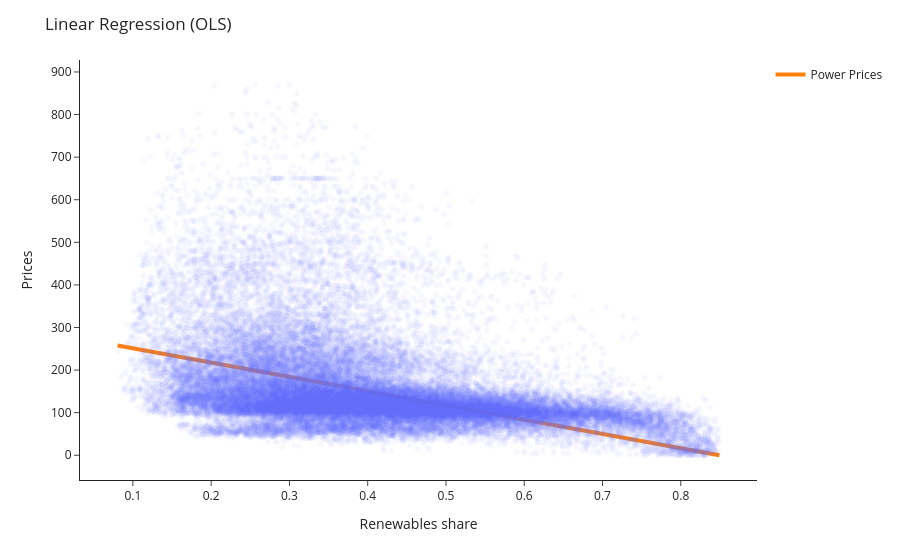

The notebook cell this image was saved under:
### Code cell
fig = px.scatter(
    data, 
    x='Renewables_weight', 
    y='Prices', 
    hover_data={
        'Renewables_weight': True,
        'Prices': True, 
        'Date': True
    }, 
    opacity=0.05
)

fig.add_trace(
    go.Scatter(
        x=x,
        y=y_d_0,
        mode='lines',
        name='Power Prices',
        line=dict(width=4)
    )
)

fig.update_layout(
    title='Linear Regression (OLS)',
    xaxis_title='Renewables share',
    yaxis_title='Prices',
    template='simple_white'
)

fig.show()

### Figure 1 — Plotly figure (JSON) as saved in the notebook; plotly's stock layout.template omitted (floating-point values rounded to 4 significant figures; data arrays with more than 128 entries replaced by an {"elided": "..."} marker saying what was removed)
{"data": [{"customdata": {"elided": "48060x1 str values"}, "hovertemplate": "Renewables_weight=%{x}<br>Prices=%{y}<br>Date=%{customdata[0]}<extra></extra>", "legendgroup": "", "marker": {"color": "#636efa", "opacity": 0.05, "symbol": "circle"}, "mode": "markers", "name": "", "showlegend": false, "type": "scattergl", "x": {"elided": "48060 float values"}, "xaxis": "x", "y": {"elided": "48060 float values"}, "yaxis": "y"}, {"line": {"width": 4}, "mode": "lines", "name": "Power Prices", "type": "scatter", "x": [0.08046, 0.08823, 0.09599, 0.1038, 0.1115, 0.1193, 0.1271, 0.1348, 0.1426, 0.1504, 0.1581, 0.1659, 0.1737, 0.1814, 0.1892, 0.197, 0.2047, 0.2125, 0.2203, 0.228, 0.2358, 0.2436, 0.2513, 0.2591, 0.2669, 0.2746, 0.2824, 0.2902, 0.2979, 0.3057, 0.3135, 0.3212, 0.329, 0.3367, 0.3445, 0.3523, 0.36, 0.3678, 0.3756, 0.3833, 0.3911, 0.3989, 0.4066, 0.4144, 0.4222, 0.4299, 0.4377, 0.4455, 0.4532, 0.461, 0.4688, 0.4765, 0.4843, 0.4921, 0.4998, 0.5076, 0.5154, 0.5231, 0.5309, 0.5387, 0.5464, 0.5542, 0.562, 0.5697, 0.5775, 0.5853, 0.593, 0.6008, 0.6086, 0.6163, 0.6241, 0.6319, 0.6396, 0.6474, 0.6552, 0.6629, 0.6707, 0.6785, 0.6862, 0.694, 0.7018, 0.7095, 0.7173, 0.7251, 0.7328, 0.7406, 0.7484, 0.7561, 0.7639, 0.7717, 0.7794, 0.7872, 0.795, 0.8027, 0.8105, 0.8183, 0.826, 0.8338, 0.8416, 0.8493], "y": [257.6, 255.0, 252.4, 249.8, 247.2, 244.6, 242.0, 239.4, 236.8, 234.2, 231.6, 229.0, 226.4, 223.8, 221.2, 218.6, 216.0, 213.4, 210.8, 208.2, 205.6, 203.0, 200.4, 197.8, 195.2, 192.6, 190.0, 187.4, 184.8, 182.2, 179.6, 177.0, 174.4, 171.8, 169.2, 166.6, 164.0, 161.4, 158.8, 156.2, 153.6, 151.0, 148.4, 145.8, 143.2, 140.6, 138.0, 135.4, 132.8, 130.2, 127.6, 125.0, 122.4, 119.8, 117.2, 114.6, 112.0, 109.4, 106.8, 104.2, 101.6, 98.98, 96.38, 93.78, 91.18, 88.58, 85.98, 83.38, 80.78, 78.18, 75.58, 72.98, 70.38, 67.77, 65.17, 62.57, 59.97, 57.37, 54.77, 52.17, 49.57, 46.97, 44.37, 41.77, 39.17, 36.57, 33.97, 31.37, 28.77, 26.17, 23.57, 20.97, 18.37, 15.77, 13.16, 10.56, 7.964, 5.363, 2.763, 0.1622]}], "layout": {"legend": {"tracegroupgap": 0}, "margin": {"t": 60}, "title": {"text": "Linear Regression (OLS)"}, "xaxis": {"anchor": "y", "domain": [0, 1], "title": {"text": "Renewables share"}}, "yaxis": {"anchor": "x", "domain": [0, 1], "title": {"text": "Prices"}}}}
